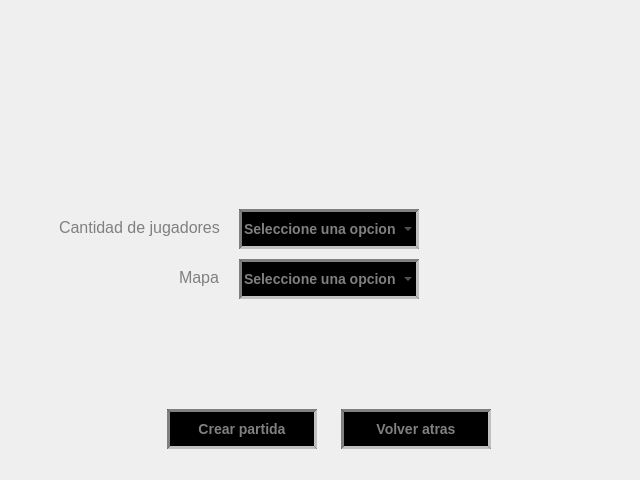
<?xml version="1.0" encoding="UTF-8"?>
<ui version="4.0">
 <class>MenuCrearPartida</class>
 <widget class="QMainWindow" name="MenuCrearPartida">
  <property name="geometry">
   <rect>
    <x>0</x>
    <y>0</y>
    <width>640</width>
    <height>480</height>
   </rect>
  </property>
  <property name="sizePolicy">
   <sizepolicy hsizetype="Expanding" vsizetype="Expanding">
    <horstretch>0</horstretch>
    <verstretch>0</verstretch>
   </sizepolicy>
  </property>
  <property name="minimumSize">
   <size>
    <width>640</width>
    <height>480</height>
   </size>
  </property>
  <property name="windowTitle">
   <string>Worms 2D</string>
  </property>
  <property name="styleSheet">
   <string notr="true">QMainWindow { 
	background-image: url(&quot;/home/alan/Escritorio/Taller-de-Programacion-I/TPs/TP3 - Worms/Worms/client/vista/data/fondo.png&quot;); 
	background-position: center center;
}</string>
  </property>
  <widget class="QWidget" name="centralwidget">
   <property name="sizePolicy">
    <sizepolicy hsizetype="Expanding" vsizetype="Expanding">
     <horstretch>0</horstretch>
     <verstretch>0</verstretch>
    </sizepolicy>
   </property>
   <property name="minimumSize">
    <size>
     <width>640</width>
     <height>480</height>
    </size>
   </property>
   <layout class="QGridLayout" name="gridLayout">
    <item row="0" column="0">
     <widget class="QFrame" name="frame">
      <property name="sizePolicy">
       <sizepolicy hsizetype="Expanding" vsizetype="Expanding">
        <horstretch>0</horstretch>
        <verstretch>0</verstretch>
       </sizepolicy>
      </property>
      <property name="minimumSize">
       <size>
        <width>640</width>
        <height>480</height>
       </size>
      </property>
      <property name="styleSheet">
       <string notr="true"/>
      </property>
      <property name="frameShape">
       <enum>QFrame::NoFrame</enum>
      </property>
      <property name="frameShadow">
       <enum>QFrame::Raised</enum>
      </property>
      <widget class="QPushButton" name="nuevaPartidaButton">
       <property name="geometry">
        <rect>
         <x>158</x>
         <y>400</y>
         <width>150</width>
         <height>40</height>
        </rect>
       </property>
       <property name="sizePolicy">
        <sizepolicy hsizetype="Preferred" vsizetype="Preferred">
         <horstretch>0</horstretch>
         <verstretch>0</verstretch>
        </sizepolicy>
       </property>
       <property name="maximumSize">
        <size>
         <width>300</width>
         <height>300</height>
        </size>
       </property>
       <property name="styleSheet">
        <string notr="true">QPushButton {
	background-color: black;
	border-style: inset;
	border-width: 3px;
	border-color: grey;
	font: bold 14px;
	color: grey;
}

QPushButton:pressed {
	background-color: grey;
	border-style: inset;
}</string>
       </property>
       <property name="text">
        <string>Crear partida</string>
       </property>
      </widget>
      <widget class="QComboBox" name="jugadoresComboBox">
       <property name="geometry">
        <rect>
         <x>230</x>
         <y>200</y>
         <width>180</width>
         <height>40</height>
        </rect>
       </property>
       <property name="contextMenuPolicy">
        <enum>Qt::DefaultContextMenu</enum>
       </property>
       <property name="styleSheet">
        <string notr="true">QComboBox {
	background-color: black;
	border-style: inset;
	border-width: 3px;
	border-color: grey;
	font: bold 14px;
	color: grey;
}

QComboBox QAbstractItemView {
	background-color: black;
	border-style: outset;
	border-width: 3px;
	border-color: grey;
	font: bold 14px;
	color: black;
	border: 2px solid grey;
}</string>
       </property>
       <property name="editable">
        <bool>false</bool>
       </property>
       <property name="currentText">
        <string>Seleccione una opcion</string>
       </property>
       <item>
        <property name="text">
         <string>Seleccione una opcion</string>
        </property>
       </item>
       <item>
        <property name="text">
         <string>2</string>
        </property>
       </item>
       <item>
        <property name="text">
         <string>3</string>
        </property>
       </item>
       <item>
        <property name="text">
         <string>4</string>
        </property>
       </item>
       <item>
        <property name="text">
         <string>5</string>
        </property>
       </item>
      </widget>
      <widget class="QComboBox" name="mapaComboBox">
       <property name="geometry">
        <rect>
         <x>230</x>
         <y>250</y>
         <width>180</width>
         <height>40</height>
        </rect>
       </property>
       <property name="styleSheet">
        <string notr="true">QComboBox {
	background-color: black;
	border-style: inset;
	border-width: 3px;
	border-color: grey;
	font: bold 14px;
	color: grey;
}

QComboBox QAbstractItemView {
	background-color: black;
	border-style: outset;
	border-width: 3px;
	border-color: grey;
	font: bold 14px;
	color: black;
	border: 2px solid grey;
}</string>
       </property>
       <property name="editable">
        <bool>false</bool>
       </property>
       <property name="currentText">
        <string>Seleccione una opcion</string>
       </property>
       <item>
        <property name="text">
         <string>Seleccione una opcion</string>
        </property>
       </item>
       <item>
        <property name="text">
         <string>Jaula grande</string>
        </property>
       </item>
       <item>
        <property name="text">
         <string>Jaula pequeña</string>
        </property>
       </item>
       <item>
        <property name="text">
         <string>Puente</string>
        </property>
       </item>
       <item>
        <property name="text">
         <string>Vigas inclinadas</string>
        </property>
       </item>
      </widget>
      <widget class="QPushButton" name="volverAtrasButton">
       <property name="geometry">
        <rect>
         <x>332</x>
         <y>400</y>
         <width>150</width>
         <height>40</height>
        </rect>
       </property>
       <property name="sizePolicy">
        <sizepolicy hsizetype="Preferred" vsizetype="Preferred">
         <horstretch>0</horstretch>
         <verstretch>0</verstretch>
        </sizepolicy>
       </property>
       <property name="maximumSize">
        <size>
         <width>300</width>
         <height>300</height>
        </size>
       </property>
       <property name="styleSheet">
        <string notr="true">QPushButton {
	background-color: black;
	border-style: inset;
	border-width: 3px;
	border-color: grey;
	font: bold 14px;
	color: grey;
}

QPushButton:pressed {
	background-color: grey;
	border-style: inset;
}</string>
       </property>
       <property name="text">
        <string>Volver atras</string>
       </property>
      </widget>
      <widget class="QLabel" name="labelJugadores">
       <property name="geometry">
        <rect>
         <x>50</x>
         <y>210</y>
         <width>171</width>
         <height>17</height>
        </rect>
       </property>
       <property name="styleSheet">
        <string notr="true">color: grey;
font: 16px;</string>
       </property>
       <property name="text">
        <string>Cantidad de jugadores</string>
       </property>
      </widget>
      <widget class="QLabel" name="labelMapa">
       <property name="geometry">
        <rect>
         <x>170</x>
         <y>260</y>
         <width>51</width>
         <height>17</height>
        </rect>
       </property>
       <property name="styleSheet">
        <string notr="true">color: grey;
font: 16px;</string>
       </property>
       <property name="text">
        <string>Mapa</string>
       </property>
      </widget>
      <zorder>nuevaPartidaButton</zorder>
      <zorder>jugadoresComboBox</zorder>
      <zorder>mapaComboBox</zorder>
      <zorder>labelJugadores</zorder>
      <zorder>labelMapa</zorder>
      <zorder>volverAtrasButton</zorder>
     </widget>
    </item>
   </layout>
  </widget>
 </widget>
 <resources/>
 <connections/>
</ui>
